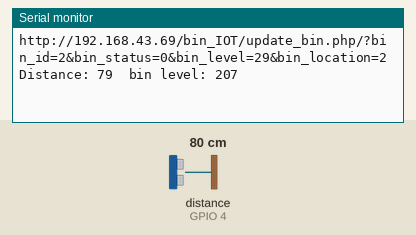
This sketch was run on a simulated ESP8266 (NodeMCU). Shown: the last lines printed to the serial monitor. Wiring (inferred from the names in the program): ultrasonic range finder: trigger GPIO 5; echo GPIO 4. Inputs (shaded band) come from the test bench; at power-on: distance to the obstacle (sensor on GPIO 4) 80 cm. The echo pulse lasts 58.3 µs per cm; WiFi joins after 1.5 s; servers stay silent unless stated; uploads are accepted with an empty reply.

Above: at 2.9 s.
3.0 s: distance to the obstacle (sensor on GPIO 4) set to 2 cm
At 3.88 s:
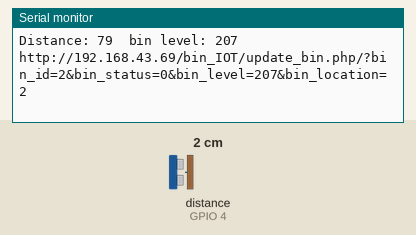
5.9 s: distance to the obstacle (sensor on GPIO 4) set to 4 cm
At 6.7 s:
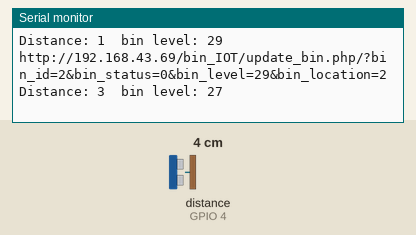
Timing chart, 0 to 8.9 s (numbered marks = the images above; inputs shaded):
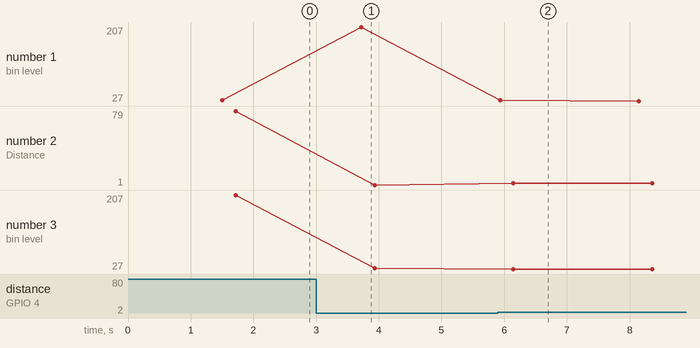

Measured:
- after the input at 5.9 s, the serial monitor: prints a new line after 0.25 s (image 2)
- plotted number 1: 207 → 27 after the input at 5.9 s
- plotted number 2: 79 → 1 after the input at 3.0 s, 1 → 3 after the input at 5.9 s
- plotted number 3: 29 → 27 after the input at 5.9 s

The sketch:

bin_NodeMcu.ino
```cpp
#include <ESP8266WiFi.h>
#include <ESP8266HTTPClient.h>
#include<ESP8266WebServer.h>

// defines pins numbers
const int trigPin = 5;  //D1
const int echoPin = 4;  //D2

// defines variables
long duration;
int distance;
uint8_t bin_height = 30;

//Enter your WiFi Credentials
const char* ssid = "rk";
const char* password = "87654321";

unsigned long update_db_interval = 1000;
//database update interval - 1 second

uint8_t bin_ID = 2;//ID of bin
uint8_t bin_status = 0;
uint8_t bin_location = 2;
uint8_t bin_level = 29;


//session variables

unsigned long present_ms = 0, last_ms = 0, update_db, time_ms = 0;

String server = "http://192.168.43.69/"; //Ip address of server
int port = 80; //default http port
String response;
String ard_data;

HTTPClient http;//http client object to communicate with website

void setup() {
  // put your setup code here, to run once:
  pinMode(trigPin, OUTPUT); // Sets the trigPin as an Output
  pinMode(echoPin, INPUT); // Sets the echoPin as an Input
  Serial.begin(115200);
  WiFi.begin(ssid, password);
  present_ms = millis();
  while (WiFi.status() != WL_CONNECTED) {
    delay(500);
    //Serial.print(".");
  }
  req_server();
}

void loop() {

  bin_cal();
  present_ms = millis();

  // Requesting Website every 1second
  if (present_ms - update_db > update_db_interval)
  {
    req_server();
    update_db = present_ms;
  }
}

void req_server()
{
  if (WiFi.status() == WL_CONNECTED)
  {
    String url = "bin_IOT/update_bin.php/?bin_id=";
    url += String(bin_ID);
    url += "&bin_status=";
    url += String(bin_status);
    url += "&bin_level=";
    url += String(bin_level);
    url += "&bin_location=";
    url += String(bin_location);

    String request = server + url;
    //Serial.priintln(request);
    http.begin(request);
    Serial.println(request);
    int response_code = http.GET();
    if (response_code == HTTP_CODE_OK)
    {
      response = http.getString();
      //parse_response();
    }

    else {
      //error
      //Serial.printf("[HTTP] GET... failed, error: %s\n", http.errorToString(response_code).c_str());
    }
    http.end();
    delay(10);
  }
}


void parse_response()
{
  // Parsing the response
  // Not needed for bin code because there is no response from server
  int l = response.length(), k = 0;
  int limits[100] = {0};
  for (int i = 0; i < l ; i++)
  {
    if (response[i] == '#')
    {
      limits[k] = i + 1;
      k++;
    }
  }
  // Serial.println(k);
}


void bin_cal()
{

digitalWrite(trigPin, LOW);
delayMicroseconds(2);

// Sets the trigPin on HIGH state for 10 micro seconds
digitalWrite(trigPin, HIGH);
delayMicroseconds(10);
digitalWrite(trigPin, LOW);

// Reads the echoPin, returns the sound wave travel time in microseconds
duration = pulseIn(echoPin, HIGH);

// Calculating the distance
distance= duration*0.034/2;
// Prints the distance on the Serial Monitor
Serial.print("Distance: ");
Serial.print(distance);
//bin_level=distance;

//Calculating level of dustbin
bin_level=bin_height-distance;
Serial.print("  bin level: ");
Serial.println(bin_level);
delay(2000);

}
```
